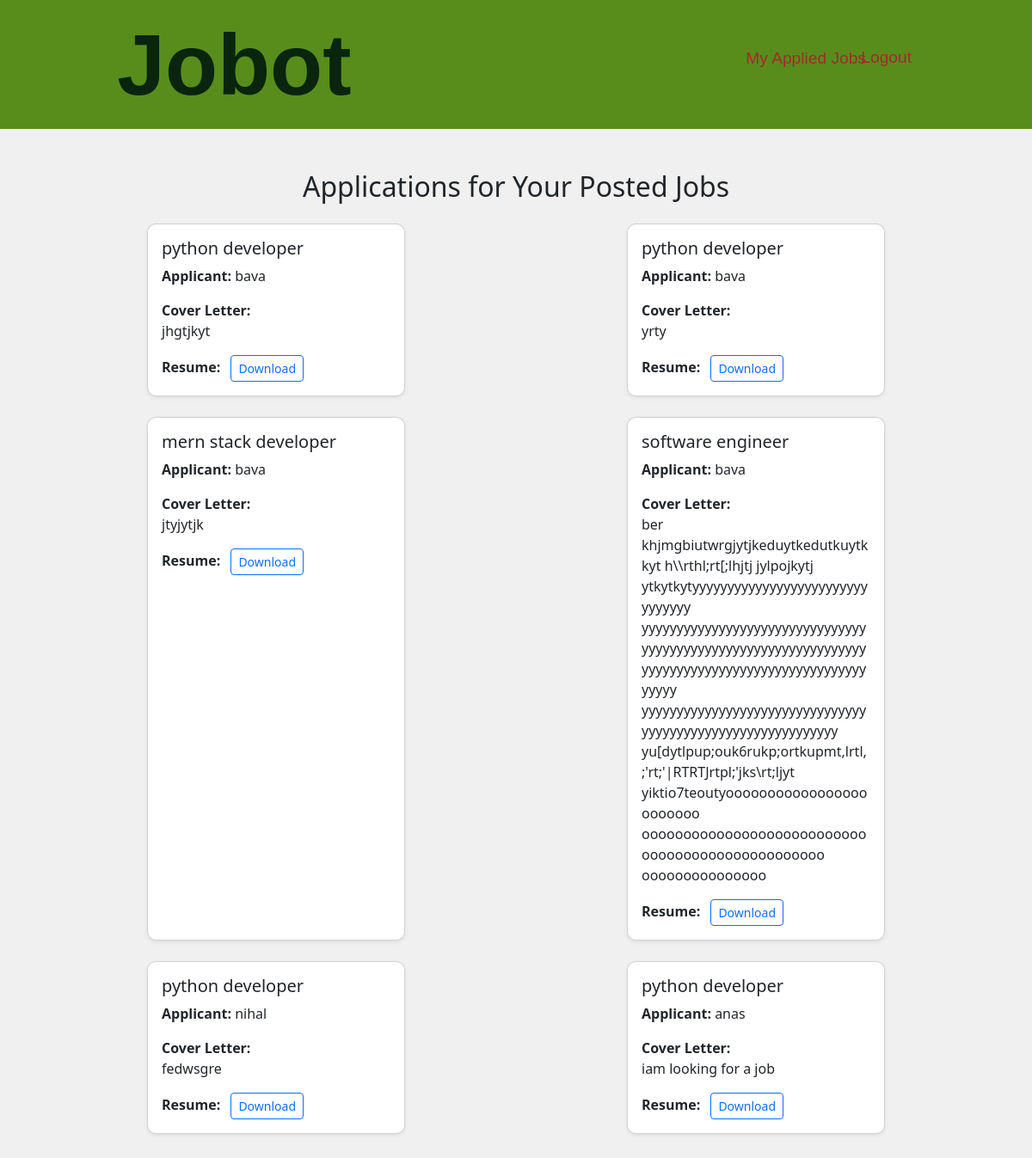
Page /my-applications/ (signed in) on the committed database.
### core/models.py (models this page shows, shortened)
class Application(models.Model):
    job = models.ForeignKey(Job, on_delete=models.CASCADE)
    applicant = models.ForeignKey(User, on_delete=models.CASCADE)
    resume = models.FileField(upload_to='applications/')
    cover_letter = models.TextField()
    applied_at = models.DateTimeField(auto_now_add=True)

class Job(models.Model):
    title = models.CharField(max_length=255)
    description = models.TextField()
    location = models.CharField(max_length=100)
    salary = models.DecimalField(max_digits=10, decimal_places=2)
    category = models.CharField(max_length=100)
    created_at = models.DateTimeField(auto_now_add=True)
    posted_by = models.ForeignKey(User, on_delete=models.CASCADE)

### core/views.py (the view)
# urls.py: path('my-applications/', views.employer_applications_view, name='employer_applications'),
@login_required
def employer_applications_view(request):
    profile = Profile.objects.get(user=request.user)
    if profile.user_type != 'employer':
       return HttpResponseForbidden("Only employers can view applications.")
    jobs = Job.objects.filter(posted_by=request.user)
    applications = Application.objects.filter(job__in=jobs).order_by('-applied_at')
    return render(request, 'core/employer_applications.html', {'applications': applications})

### core/templates/core/employer_applications.html
{% extends 'core/base.html' %}
{% block content %}
<div class="container mt-5">
    <h2 class="mb-4 text-center">Applications for Your Posted Jobs</h2>
    {% if applications %}
        <div class="row">
            {% for app in applications %}
                <div class="col-md-6 mb-4">
                    <div class="card shadow-sm h-100">
                        <div class="card-body">
                            <h5 class="card-title">{{ app.job.title }}</h5>
                            <p class="card-text"><strong>Applicant:</strong> {{ app.applicant.username }}</p>
                            <p class="card-text"><strong>Cover Letter:</strong><br>{{ app.cover_letter }}</p>
                            <p class="card-text">
                                <strong>Resume:</strong>
                                <a href="{{ app.resume.url }}" class="btn btn-sm btn-outline-primary ms-2">Download</a>
                            </p>
                        </div>
                    </div>
                </div>
            {% endfor %}
        </div>
    {% else %}
        <p class="text-center text-muted">No applications yet.</p>
    {% endif %}
</div>
{% endblock %}

### core/static/css/style.css (style rules this page uses)
body { height: 200vh; margin: 0; padding: 0; background: #f0f0f0; }
.card { width: 300px; height: 200px; background: white; margin: 0 auto; border-radius: 10px; box-shadow: 0 10px 20px rgba(0,0,0,0.2); transform: translateX(-100%); animation: slide-in 1s forwards; animation-timeline: view(); animation-range: entry 0% cover 50%; }

### rows in the picture
Application: job "python developer", applicant.username "bava", cover_letter "jhgtjkyt"
Application: job "python developer", applicant.username "bava", cover_letter "yrty"
Application: job "mern stack developer", applicant.username "bava", cover_letter "jtyjytjk"
Application: job "software engineer", applicant.username "bava", cover_letter "ber khjmgbiutwrgjytjkeduytkedutkuytkkyt h\\\\rthl;rt[;lhjtj jylpojkytj ytkytkytyyyyyyyyyyyyyyyyyyyyyyyyyyyyyyyy yyyyyyyyyyyyyyyyyyyyyyyyyyyyyyyyyyyyyyyyyyyyyyyyyyyyyyyyyyyyyyyyyyyyyyyyyyyyyyyyyyyyyyyyyyyyyyyyyyyyy yyyyyyyyyyyyyyyyyyyyyyyyyyyyyyyyyyyyyyyyyyyyyyyyyyyyyyyyyyyy yu[dytlpup;ouk6rukp;ortkupmt,lrtl,;'rt;'|RTRTJrtpl;'jks\\rt;ljyt yiktio7teoutyoooooooooooooooooooooooo ooooooooooooooooooooooooooooooooooooooooooooooooo ooooooooooooooo"
Application: job "python developer", applicant.username "nihal", cover_letter "fedwsgre"
Application: job "python developer", applicant.username "anas", cover_letter "iam looking for a job"
